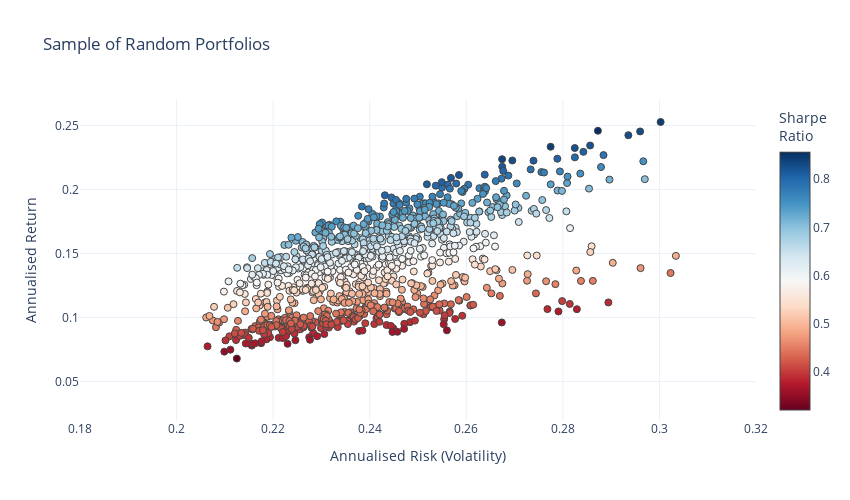

The code cell stored with this chart in its notebook:
### Code cell
#-- Plot the risk vs. return of randomly generated portfolios
#-- Convert the list from before into an array for easy plotting
mean_variance_pairs = np.array(mean_variance_pairs)

risk_free_rate=0 #-- Include risk free rate here

fig = go.Figure()
fig.add_trace(go.Scatter(x=mean_variance_pairs[:,1]**0.5, y=mean_variance_pairs[:,0], 
                      marker=dict(color=(mean_variance_pairs[:,0]-risk_free_rate)/(mean_variance_pairs[:,1]**0.5), 
                                  showscale=True, 
                                  size=7,
                                  line=dict(width=1),
                                  colorscale="RdBu",
                                  colorbar=dict(title="Sharpe<br>Ratio")
                                 ), 
                      mode='markers'))
fig.update_layout(template='plotly_white',
                  xaxis=dict(title='Annualised Risk (Volatility)'),
                  yaxis=dict(title='Annualised Return'),
                  title='Sample of Random Portfolios',
                  width=850,
                  height=500)
fig.update_xaxes(range=[0.18, 0.32])
fig.update_yaxes(range=[0.02,0.27])
fig.update_layout(coloraxis_colorbar=dict(title="Sharpe Ratio"))

### Figure 1 — Plotly figure (JSON) as saved in the notebook; plotly's stock layout.template omitted (floating-point values rounded to 4 significant figures; data arrays with more than 128 entries replaced by an {"elided": "..."} marker saying what was removed)
{"data": [{"marker": {"color": {"elided": "1000 float values"}, "colorbar": {"title": {"text": "Sharpe<br>Ratio"}}, "colorscale": [[0, "rgb(103,0,31)"], [0.1, "rgb(178,24,43)"], [0.2, "rgb(214,96,77)"], [0.3, "rgb(244,165,130)"], [0.4, "rgb(253,219,199)"], [0.5, "rgb(247,247,247)"], [0.6, "rgb(209,229,240)"], [0.7, "rgb(146,197,222)"], [0.8, "rgb(67,147,195)"], [0.9, "rgb(33,102,172)"], [1, "rgb(5,48,97)"]], "line": {"width": 1}, "showscale": true, "size": 7}, "mode": "markers", "type": "scatter", "x": {"elided": "1000 float values"}, "y": {"elided": "1000 float values"}}], "layout": {"coloraxis": {"colorbar": {"title": {"text": "Sharpe Ratio"}}}, "height": 500, "title": {"text": "Sample of Random Portfolios"}, "width": 850, "xaxis": {"range": [0.18, 0.32], "title": {"text": "Annualised Risk (Volatility)"}, "type": "linear"}, "yaxis": {"range": [0.02, 0.27], "title": {"text": "Annualised Return"}, "type": "linear"}}}
